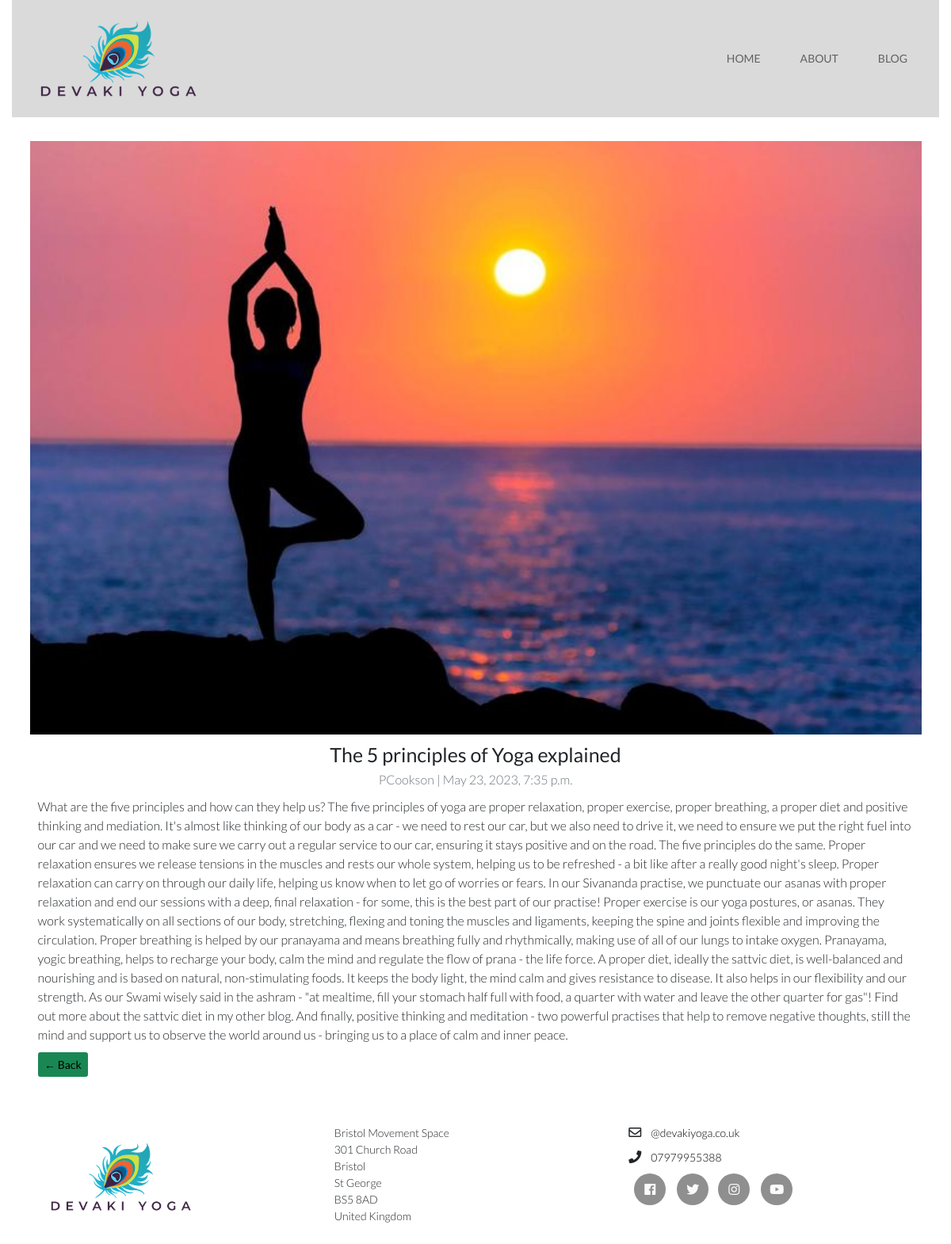
The page /blog/the-5-principles-of-yoga-explained/ on the database its author committed.
### blog/models.py (models this page shows, shortened)
class Image(models.Model):
    post = models.ForeignKey(Post, on_delete=models.CASCADE, related_name='images')
    image = models.ImageField(upload_to='images')

class Post(models.Model):
    title = models.CharField(max_length=200, unique=True)
    author = models.ForeignKey(User, on_delete=models.CASCADE)
    slug = models.SlugField(max_length=100, unique=True)
    content = models.TextField()
    created_on = models.DateTimeField(auto_now_add=True)
    updated_on = models.DateTimeField(auto_now=True)
    status = models.IntegerField(choices=STATUS, default=0)
    class Meta:
        ordering = ['-created_on']

### blog/views.py (the view)
# urls.py: path('<slug:slug>/', views.BlogDetail.as_view(), name='blog_detail'),
class BlogDetail(generic.DetailView):
    model = Post
    template_name = 'blog/blog_detail.html'

### blog/templates/blog/blog_detail.html
{% extends 'base.html' %} {% block content %}
<div class="container">
    <div class="row">
        <div class="mx-auto my-5">
            {% for image in post.images.all %}
            <img src="{{ image.image.url }}" alt="Image" class="responsive">
            {% endfor %}
            <div class="card-body mx-auto">
                <h1 class="text-center">{% block title %} {{ object.title }} {% endblock title %}</h1>
                <p class="text-center text-muted">{{ post.author }} | {{ post.created_on }}</p>
                <p class="card-text ">{{ object.content | safe }}</p>
                <a href="{% url 'blog:blog_list' %}" class="btn btn-success">&larr; Back</a>
            </div>
        </div>
    </div>
</div>
{% endblock content %}

### static/css/base.css (style rules this page uses)
* { font-size: 10px; }
body { font-family: "Lato", sans-serif; }
p { font-size: 1.6rem; font-weight: 300; }
.container { margin: 0 auto; }
a:link { font-size: 1.4rem; text-decoration: none; color: #000000; }
.responsive { width: 100%; height: auto; }

### rows shown on the page
Image: image (picture)
Post: title "The 5 principles of Yoga explained", author "PCookson", created_on "May 23, 2023, 7:35 p.m.", content "What are the five principles and how can they help us? The five principles of yoga are proper relaxation, proper exercise, proper breathing, a proper diet and positive thinking and mediation. It's almost like thinking of our body as a car - we need to rest our car, but we also need to drive it, we need to ensure we put the right fuel into our car and we need to make sure we carry out a regular service to our car, ensuring it stays positive and on the road. The five principles do the same. Proper relaxation ensures we release tensions in the muscles and rests our whole system, helping us to be refreshed - a bit like after a really good night's sleep. Proper relaxation can carry on through…"
